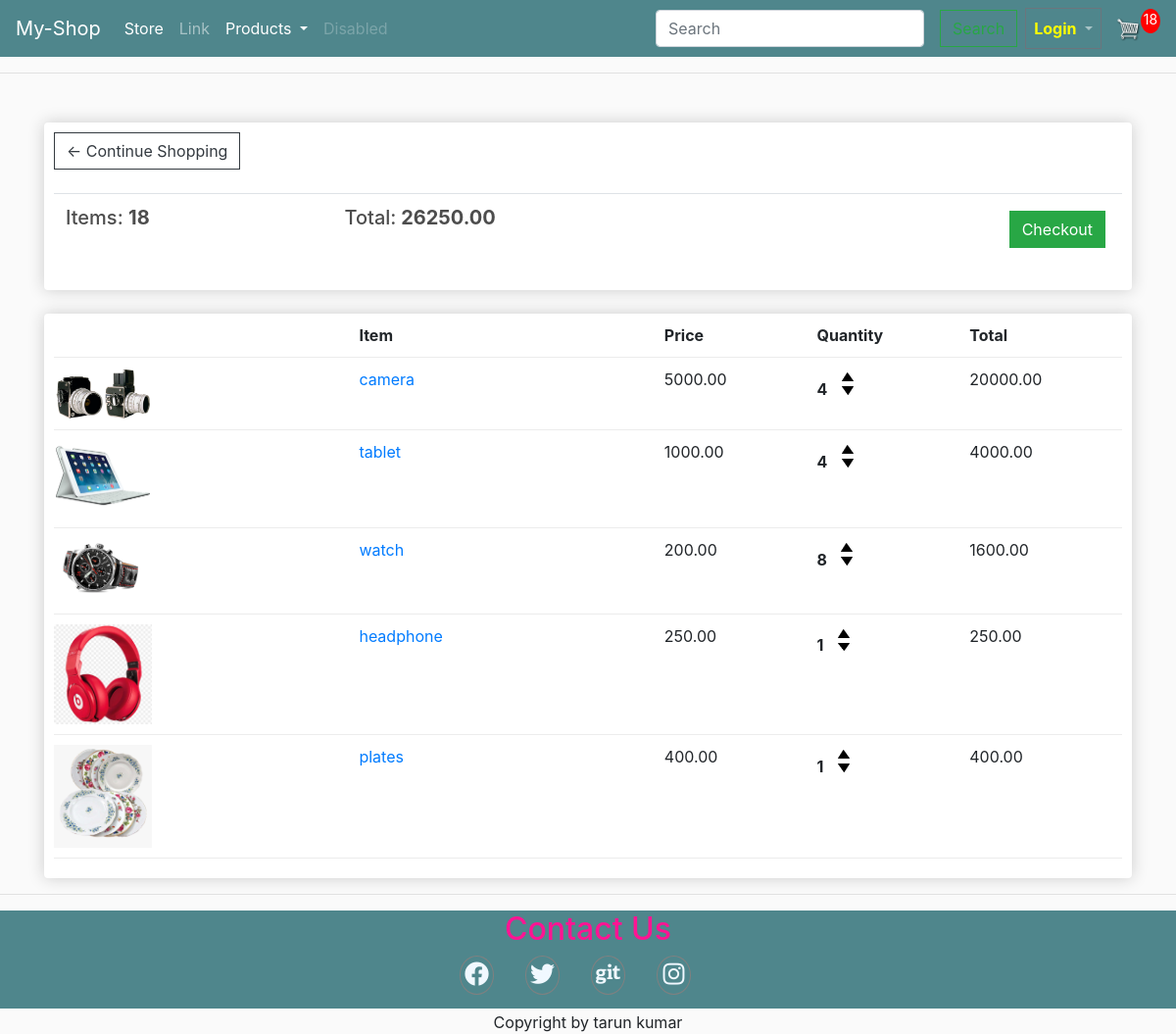
The app's page /cart/ (signed in), older data.
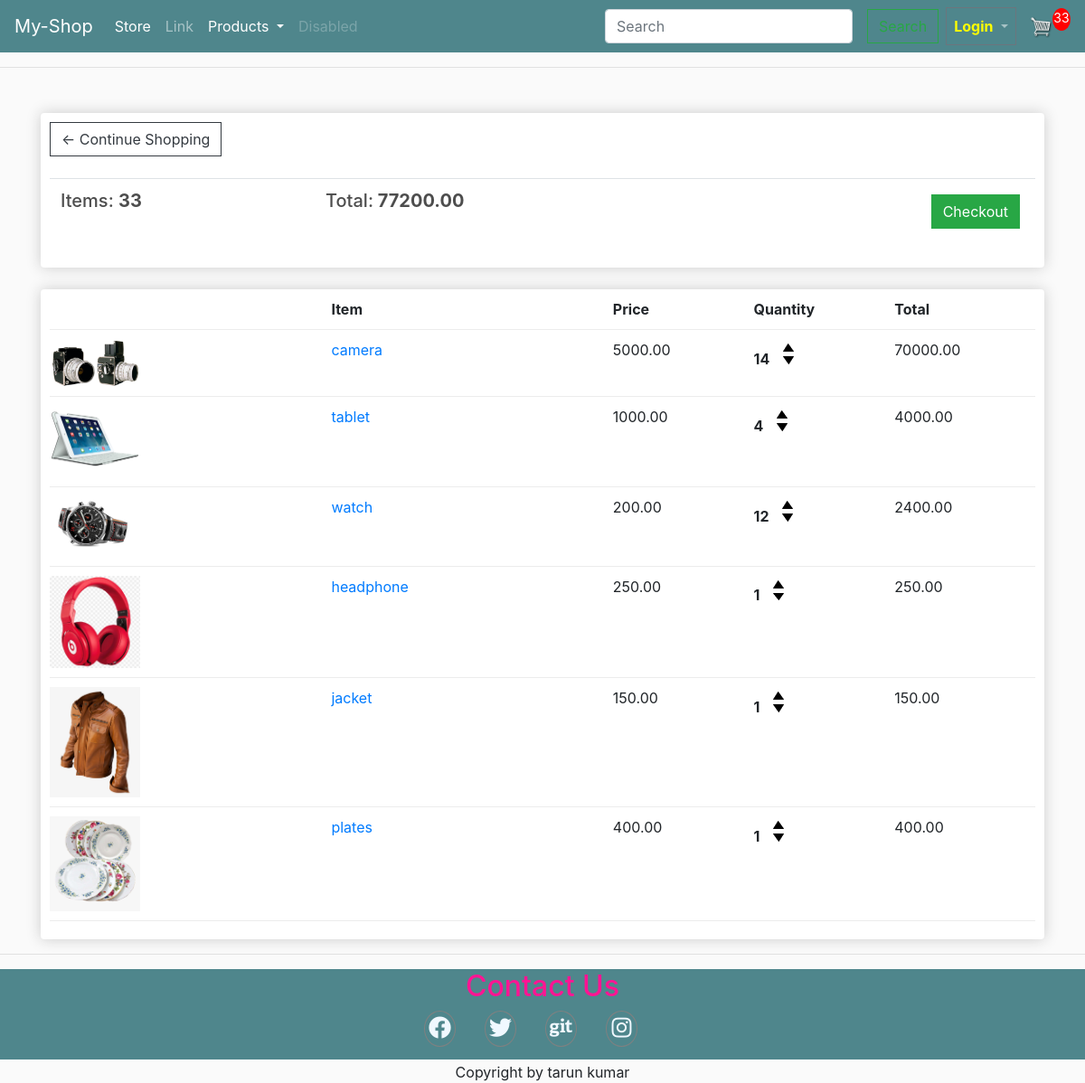
The same page, newer data.
### store/models.py (models this page shows, shortened)
class Order(models.Model):
    customer = models.ForeignKey(Customer, on_delete=models.SET_NULL, blank=True,null=True)
    date_order = models.DateTimeField( auto_now_add=True)
    complete =  models.BooleanField(default=False,null=True,blank=False)
    transaction_id = models.CharField(max_length=10,null=True, unique=True, editable=False, default=str(random.randint(1000000000, 9999999999)))
    @property
    def get_cart_total(self):
        orderitems = self.orderitem_set.all()
        total = sum([item.get_total for item in orderitems])
        return total
    @property
    def get_cart_items(self):
        orderitems = self.orderitem_set.all()
        total = sum([item.quantity for item in orderitems])
        return total

class OrderItem(models.Model):
    product = models.ForeignKey(Product, on_delete=models.SET_NULL, blank=True,null=True)
    order = models.ForeignKey(Order, on_delete=models.SET_NULL, blank=True,null=True)
    quantity = models.IntegerField(default=0, null=True,blank=True)
    date_added = models.DateTimeField(auto_now_add=True)
    @property
    def get_total(self):
        total = self.product.price * self.quantity
        return total

class Product(models.Model):
    name = models.CharField(null=True, max_length=50)
    modeltype = models.CharField(null=True, max_length=50)
    price = models.DecimalField( max_digits=7, decimal_places=2)
    productDetail = models.TextField(null=True,blank=True)
    degital = models.BooleanField(default=False,null=True,blank=False)
    image = models.ImageField(null=True,blank=True,)
    @property
    def imageURL(self):
        try:
            url = self.image.url
        except:
            url = ''
        return url

### store/views.py (the view)
# urls.py: path('cart/', views.cart, name="cart"),
def cart(request):
    if request.user.is_authenticated:
        customer = request.user.customer
        print(customer)
        order, created = Order.objects.get_or_create(
            customer=customer, complete=False)
        items = order.orderitem_set.all()
        cartItems = order.get_cart_items
    else:
        items = []
        cartItems = 0
        return redirect('login_attampt')
    context = {'items': items, 'order': order, 'cartItems': cartItems}
    return render(request, 'store/cart.html', context)

### store/models.py (called while the page is built)
    def __str__(self):
        return self.name or ''

### store/templates/store/cart.html (shortened to what this page needs)
{% extends 'store/main.html' %}
{% load static %}
{% block content %}
</head>
<body>
	<div class="row">
		<div class="col-lg-12">
			<div class="box-element">
				<a  class="btn btn-outline-dark" href="{% url 'store' %}">&#x2190; Continue Shopping</a>
				<br>
				<br>
				<table class="table">
					<tr>
						<th><h5>Items: <strong>{{order.get_cart_items}}</strong></h5></th>
						<th><h5>Total:<strong> {{order.get_cart_total}}</strong></h5></th>
						<th>
							<a  style="float:right; margin:5px;" class="btn btn-success" href="{% url 'checkout' %}">Checkout</a>
						</th>
					</tr>
				</table>
			</div>
			<br>
			<div class="box-element">
				<div class="cart-row">
					<div style="flex:2"></div>
					<div style="flex:2"><strong>Item</strong></div>
					<div style="flex:1"><strong>Price</strong></div>
					<div style="flex:1"><strong>Quantity</strong></div>
					<div style="flex:1"><strong>Total</strong></div>
				</div>
				{% for item in items %}
				<div class="cart-row">
					<div style="flex:2"><img class="row-image" src="{{item.product.imageURL}}"></div>
					<div style="flex:2"><a class="" href="{% url 'product_detail' item.product.name %}">{{item.product.name}}</a></div>
					<div style="flex:1"><p>{{item.product.price|floatformat:2}}</p></div>
					<div style="flex:1">
						<p class="quantity">{{item.quantity}}</p>
						<div class="quantity">
							<img data-product="{{item.product.id}}"data-action="add" class="chg-quantity update-cart add" src="{% static  'images/arrow-up.png' %}">
							<img data-product="{{item.product.id}}"data-action="remove" class="chg-quantity update-cart remove" src="{% static  'images/arrow-down.png' %}">
						</div>
					</div>
					<div style="flex:1"><p>{{item.get_total}}</p></div>
				</div>
				{% endfor %}
			</div>
		</div>
	</div>
{% endblock content %}

Row changes from the older to the newer data that the page shows:
changed through a linked row, Order: get_cart_items "18" → "33"; get_cart_total "26250.00" → "77200.00"
changed OrderItem "camera": quantity "4" → "14"; get_total "20000.00" → "70000.00"
changed OrderItem "watch": quantity "8" → "12"; get_total "1600.00" → "2400.00"
added OrderItem: product.imageURL (picture), product.name "jacket", product.price "150.00", quantity "1", get_total "150.00"
Text that changed along with them:
{{ cartItems }}: "18" → "33"
